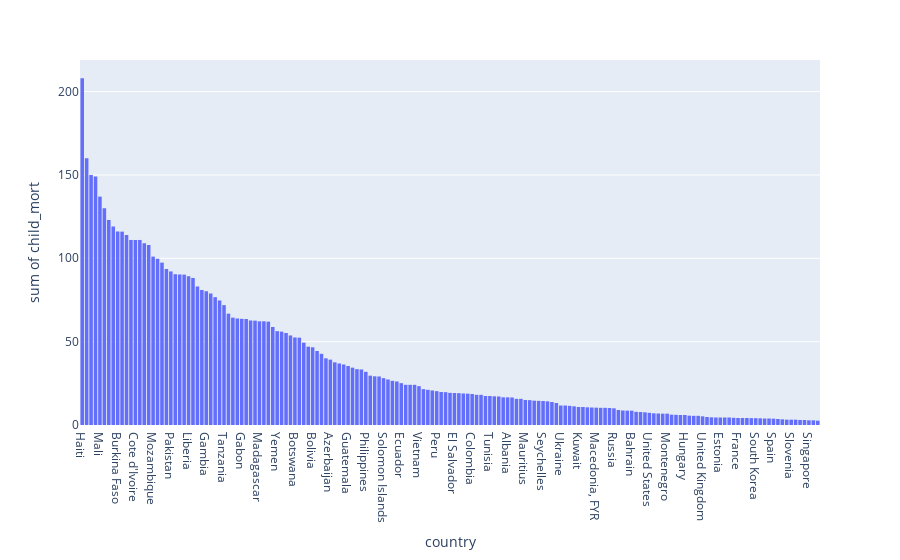

Here is the notebook cell this chart was saved with:
### Code cell
px.histogram(df.sort_values('child_mort',ascending=False), x='country', y='child_mort')

### Figure 1 — Plotly figure (JSON) as saved in the notebook; plotly's stock layout.template omitted (floating-point values rounded to 4 significant figures; data arrays with more than 128 entries replaced by an {"elided": "..."} marker saying what was removed)
{"data": [{"alignmentgroup": "True", "bingroup": "x", "histfunc": "sum", "hovertemplate": "country=%{x}<br>sum of child_mort=%{y}<extra></extra>", "legendgroup": "", "marker": {"color": "#636efa", "pattern": {"shape": ""}}, "name": "", "offsetgroup": "", "orientation": "v", "showlegend": false, "x": {"elided": "167 str values"}, "xaxis": "x", "y": {"elided": "167 float values"}, "yaxis": "y", "type": "histogram"}], "layout": {"xaxis": {"anchor": "y", "domain": [0.0, 1.0], "title": {"text": "country"}}, "yaxis": {"anchor": "x", "domain": [0.0, 1.0], "title": {"text": "sum of child_mort"}}, "legend": {"tracegroupgap": 0}, "margin": {"t": 60}, "barmode": "relative"}}
